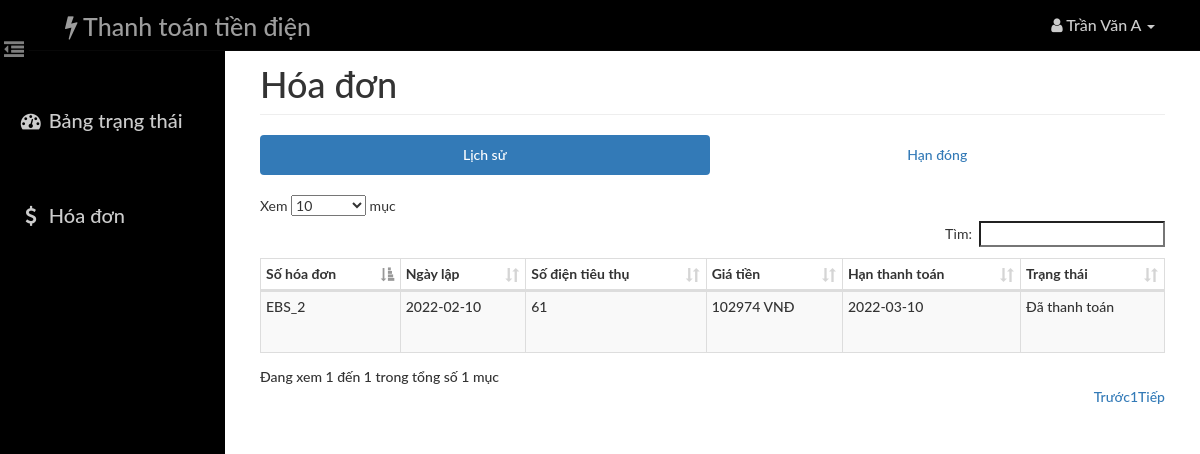
/user/bill.php (signed in), run on the app's committed database.
### tables this page shows
CREATE TABLE `bill` (
  `id` int(14) NOT NULL,
  `aid` int(14) NOT NULL,
  `uid` int(14) NOT NULL,
  `units` int(10) NOT NULL,
  `amount` int(14) NOT NULL,
  `dues` int(14) NOT NULL,
  `pay` int(14) NOT NULL,
  `status` varchar(20) NOT NULL,
  `bdate` date NOT NULL,
  `ddate` date NOT NULL,
  `pdate` date DEFAULT NULL
);

### Includes/user.php (called while the page is built, shortened)
<?php
    function get_bills_history($id) {
        global $con;
        $query = "SELECT * FROM bill where uid={$id} ";
        $query .= "ORDER BY bdate DESC ";
        $result = mysqli_query($con,$query);
        return $result;
    }
 ?>

### user/bill.php (the view, shortened to what this page needs)
<?php
    require_once('head_html.php');
    require_once('../Includes/session.php');
    require_once('../Includes/user.php');
?>
<body>
    <div id="wrapper">
        <?php
            require_once("nav.php");
            require_once("sidebar.php");
        ?>
        <div id="page-content-wrapper">
            <div class="container-fluid">
                <div class="row">
                    <div class="col-lg-12">
                        <h1 class="page-header">
                            Hóa đơn
                        </h1>
                        <ul class="nav nav-pills nav-justified">
                            <li class="active"><a href="#history" data-toggle="pill">Lịch sử</a>
                            </li>
                            <li class=""><a href="#due" data-toggle="pill">Hạn đóng</a>
                            </li>
                        </ul>
                        <div class="tab-content">
                            <div class="tab-pane fade in active" id="history">
                                <div class="table-responsive">
                                    <table class="table table-hover table-striped table-bordered table-condensed" id="list">
                                        <thead>
                                            <tr>
                                                <th>Số hóa đơn</th>
                                                <th>Ngày lập</th>
                                                <th>Số điện tiêu thụ</th>
                                                <th>Giá tiền</th>
                                                <th>Hạn thanh toán</th>
                                                <th>Trạng thái</th>
                                            </tr>
                                        </thead>
                                        <tbody>
                                            <?php
                                            $result = get_bills_history($_SESSION['uid']);
                                            while($row = mysqli_fetch_assoc($result)){
                                            ?>
                                                <tr>
                                                    <td height="50"><?php echo 'EBS_'.$row['id'] ?></td>
                                                    <td height="50"><?php echo $row['bdate'] ?></td>
                                                    <td><?php echo $row['units'] ?></td>
                                                    <td><?php echo $row['amount']." VNĐ" ?></td>
                                                    <td><?php echo $row['ddate'] ?></td>
                                                    <td><?php echo $row['status'] ?></td>
                                                </tr>
                                            <?php   } ?>
                                        </tbody>
                                    </table>
                                </div>
                            </div>
                        </div>
                    </div>
                </div>
            </div>
        </div>
    </div>
</body>
</html>

### assets/css/dash_admin.css (style rules this page uses)
html { height: 100%; }
body, html { width: 100%; height: 100%; }
body, h1, h2, h3, h4, h5, h6 { font-family: "Lato","Helvetica Neue",Helvetica,Arial,sans-serif; font-weight: 500; }
#wrapper { padding-left: 10px; padding-top: 5px; -webkit-transition: all 0.5s ease; -moz-transition: all 0.5s ease; -o-transition: all 0.5s ease; transition: all 0.5s ease; }
#page-content-wrapper { width: 100%; padding: 15px; min-height:100%; }
@media (min-width:768px) { #wrapper { padding-left: 225px; } }
@media (min-width:768px) { #page-content-wrapper { padding: 20px; } }
.table-responsive { padding-top: 20px; padding-bottom: 20px; }

### data on the page
bill: id "2", bdate "2022-02-10", units "61", amount "102974", ddate "2022-03-10", status "Đã thanh toán"

### other printed values
$user "Trần Văn A"
